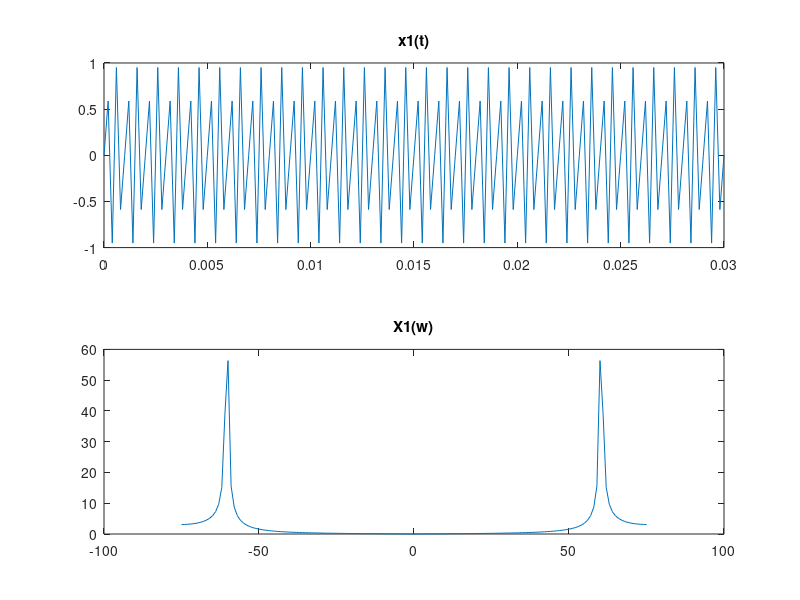
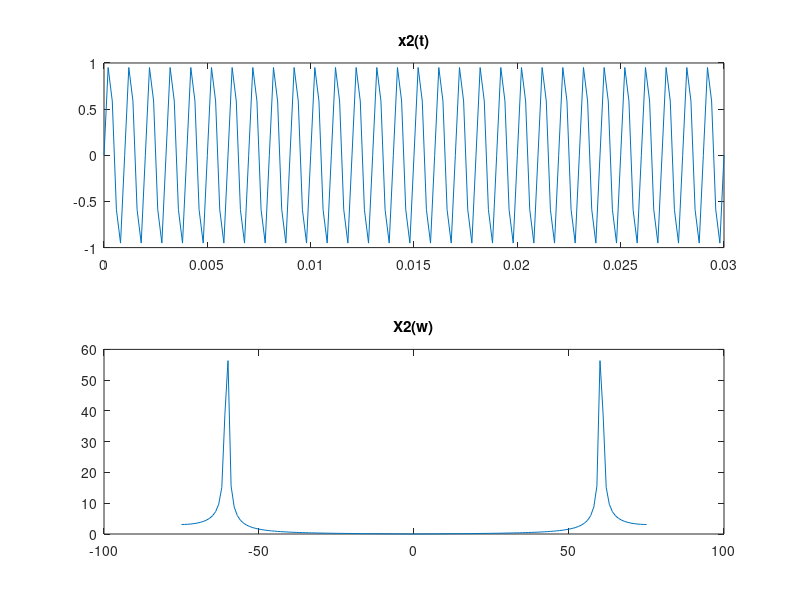
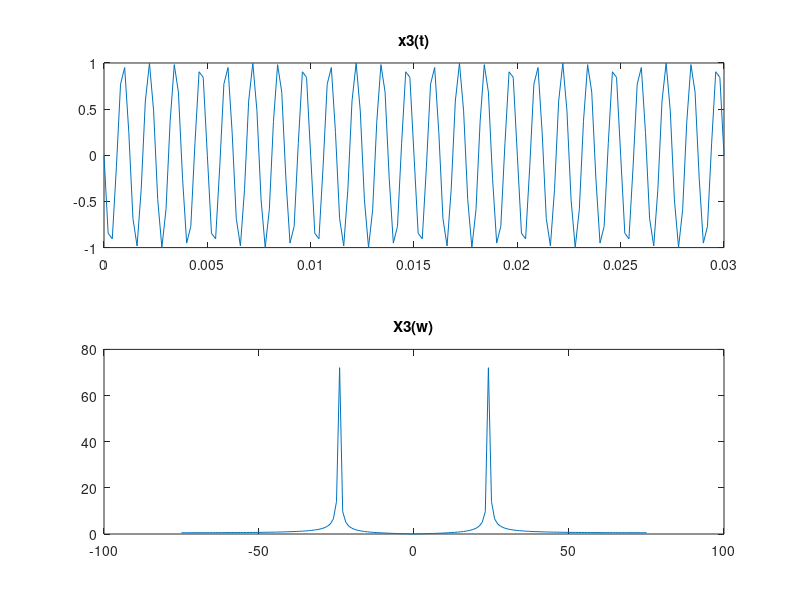
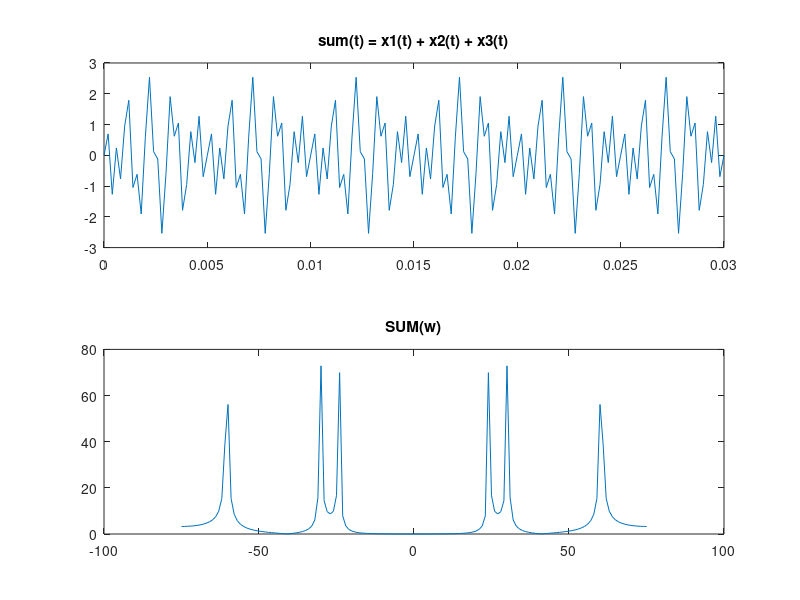

Write the MATLAB code that produced these figures, in order.
%?

Fs = 5000;         % ferekanse nemoone bardari
F1 = 2000;
F2 = 1000;
F3 = 4200;
Ts = 1/Fs;          % Sampling period
T1 = 1/F1;            % Sampling period
T2 = 1/F2;            % Sampling period
T3 = 1/F3;            % Sampling period
L = 150;            % Length of signal
t = (0:L)/Fs;       % Time vector
w = (-L/2:L/2);

S1 = sin(2*pi*F1*t);
S2 = sin(2*pi*F2*t);
S3 = sin(2*pi*F3*t);
S = S1 + S2 + S3;

%%%%%%%%%%%%%%%%%%%%%%%%%%%%%%%%%%%%%%%%%%

subplot( 2 , 1 , 1);
plot(t,S1);
title('x1(t)');
Y1 = abs(fftshift(fft(S1)));
subplot(  2 , 1 , 2);
plot(w,Y1);
title('X1(w)');

%%%%%%%%%%%%%%%%%%%%%%%%%%%%%%%%%%%%%%%%%%%
figure;
subplot( 2 , 1 ,  1);
plot(t,S2);
title('x2(t)');
Y2 = abs(fftshift(fft(S1)));
subplot(  2 , 1 , 2);
plot(w,Y2);
title('X2(w)');

%%%%%%%%%%%%%%%%%%%%%%%%%%%%%%%%%%%%%%%%%%%
figure;
subplot(  2 , 1 , 1);
plot(t,S3);
title('x3(t)');
Y3 = abs(fftshift(fft(S3)));
subplot(  2 , 1 , 2);
plot(w,Y3);
title('X3(w)');

%%%%%%%%%%%%%%%%%%%%%%%%%%%%%%%%%%%%%%%%%%%
figure;
subplot( 2 , 1 , 1);
plot(t,S);
title('sum(t) = x1(t) + x2(t) + x3(t)');
Y = abs(fftshift(fft(S)));
subplot(  2 , 1 , 2);
plot(w,Y);
title('SUM(w)');